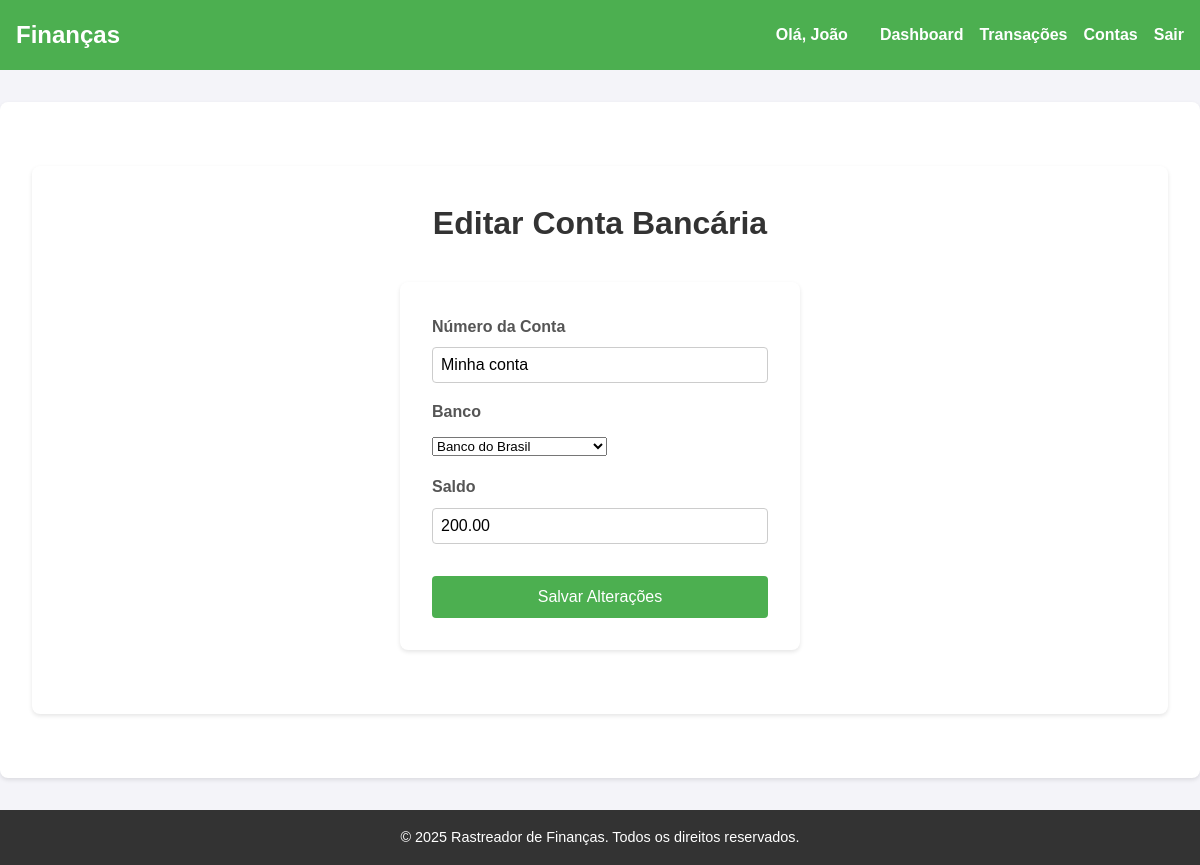
Before: /configuracoes/contas/editar/1 (signed in) with the older database file.
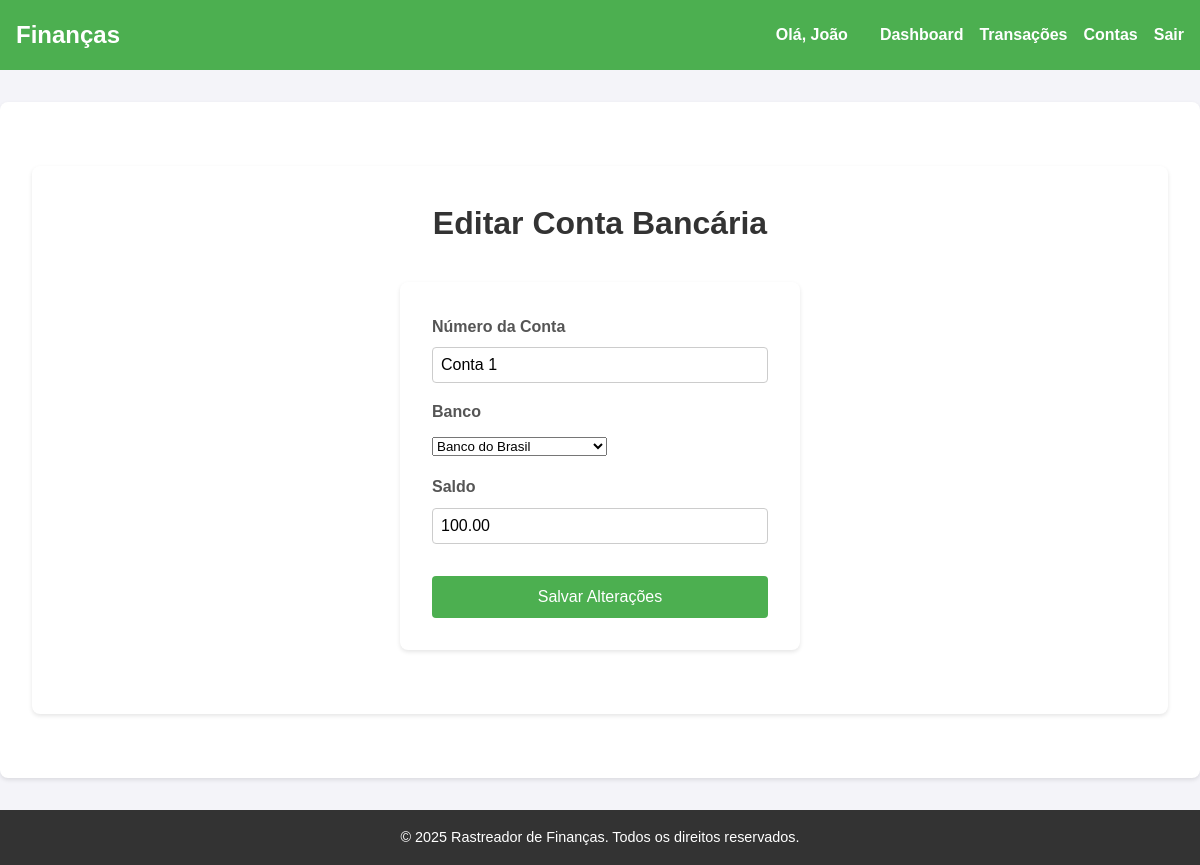
After: the same page with the newer database file.
### models.py (models this page shows, shortened)
class BankAccount(db.Model):
    id = db.Column(db.Integer, primary_key=True)
    account_name = db.Column(db.String(20), nullable=False, unique=True)
    balance = db.Column(db.Numeric(10, 2), nullable=False)
    user_id = db.Column(db.Integer, db.ForeignKey('user.id'), nullable=False)
    bank_id = db.Column(db.Integer, db.ForeignKey('bank.id'), nullable=False)
    created_at = db.Column(db.DateTime, nullable=False, default=datetime.utcnow)
    transactions = db.relationship('Transaction', backref='bank_account', lazy=True)

class Bank(db.Model):
    id = db.Column(db.Integer, primary_key=True)
    name = db.Column(db.String(100), nullable=False, unique=True)
    bank_accounts = db.relationship('BankAccount', backref='bank', lazy=True)
    credit_cards = db.relationship('CreditCard', backref='bank', lazy=True)

### app.py (the view, shortened to what this page needs)
@app.route('/configuracoes/contas/editar/<int:account_id>', methods=['GET', 'POST'])
def editar_conta(account_id):
    if not session['user_id']:
        return redirect(url_for('login'))
    account = BankAccount.query.filter_by(id=account_id, user_id=session['user_id']).first()
    if not account:
        return redirect(url_for('configuracoes_contas'))  # Redireciona se a conta não existir ou não pertencer ao usuário
    banks = Bank.query.all()
    return render_template('configuracoes/contas/editar_conta.html', account=account, banks=banks)

### templates/configuracoes/contas/editar_conta.html (shortened to what this page needs)
{% extends "layout.html" %}
{% block content %}
<main class="container">
    <h1 class="page-title">Editar Conta Bancária</h1>
    <div class="form-container">
        <form method="POST" action="/configuracoes/contas/editar/{{ account.id }}" class="form">
            <div class="form-group">
                <label for="account-name">Número da Conta</label>
                <input type="text" id="account-name" name="account_name" value="{{ account.account_name }}" required>
            </div>
            <div class="form-group">
                <label for="bank-id">Banco</label>
                <select id="bank-id" name="bank_id" required>
                    {% for bank in banks %}
                        <option value="{{ bank.id }}" {% if bank.id == account.bank_id %}selected{% endif %}>{{ bank.name }}</option>
                    {% endfor %}
                </select>
            </div>
            <div class="form-group">
                <label for="balance">Saldo</label>
                <input type="text" id="balance" name="balance" value="{{ account.balance }}" required inputmode="numeric">
            </div>
            <button type="submit" class="btn">Salvar Alterações</button>
        </form>
    </div>
</main>
{% endblock content %}

Changed rows visible on the page:
changed BankAccount "Banco do Brasil": account_name "Minha conta" → "Conta 1"; balance "200.00" → "100.00"
